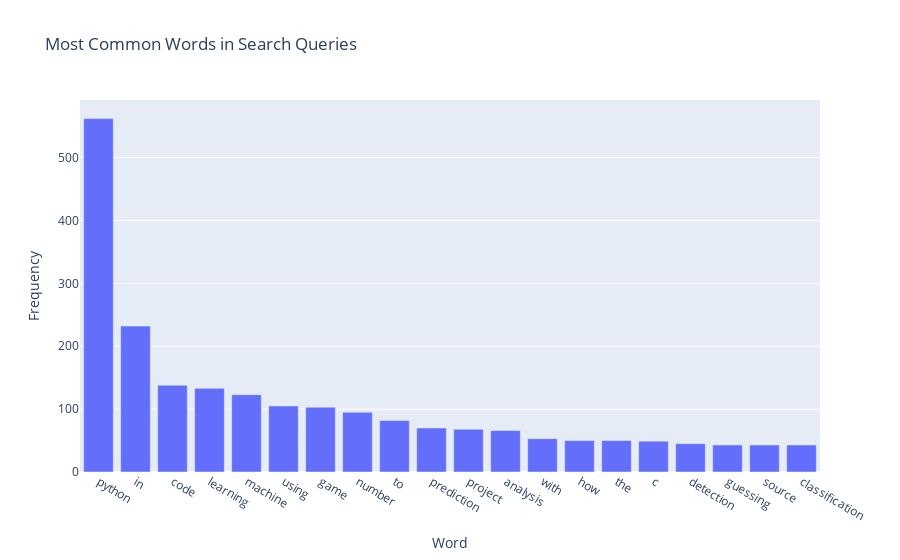

Write notebook code for a chart like this one.
### Code cell
# Plot word frequencies
word_freq_df = pd.DataFrame.from_dict(word_counts, orient='index', columns=['Frequency'])
word_freq_df = word_freq_df.reset_index().rename(columns={'index': 'Word'})
word_freq_df = word_freq_df.sort_values('Frequency', ascending=False)

fig = px.bar(word_freq_df.head(20), x='Word', y='Frequency', title='Most Common Words in Search Queries')
fig.show()

### Figure 1 — Plotly figure (JSON) as saved in the notebook; plotly's stock layout.template omitted (floating-point values rounded to 4 significant figures)
{"data": [{"alignmentgroup": "True", "hovertemplate": "Word=%{x}<br>Frequency=%{y}<extra></extra>", "legendgroup": "", "marker": {"color": "#636efa", "pattern": {"shape": ""}}, "name": "", "offsetgroup": "", "orientation": "v", "showlegend": false, "textposition": "auto", "type": "bar", "x": ["python", "in", "code", "learning", "machine", "using", "game", "number", "to", "prediction", "project", "analysis", "with", "how", "the", "c", "detection", "guessing", "source", "classification"], "xaxis": "x", "y": [562, 232, 138, 133, 123, 105, 103, 95, 82, 70, 68, 66, 53, 50, 50, 49, 45, 43, 43, 43], "yaxis": "y"}], "layout": {"barmode": "relative", "legend": {"tracegroupgap": 0}, "title": {"text": "Most Common Words in Search Queries"}, "xaxis": {"anchor": "y", "domain": [0, 1], "title": {"text": "Word"}}, "yaxis": {"anchor": "x", "domain": [0, 1], "title": {"text": "Frequency"}}}}
